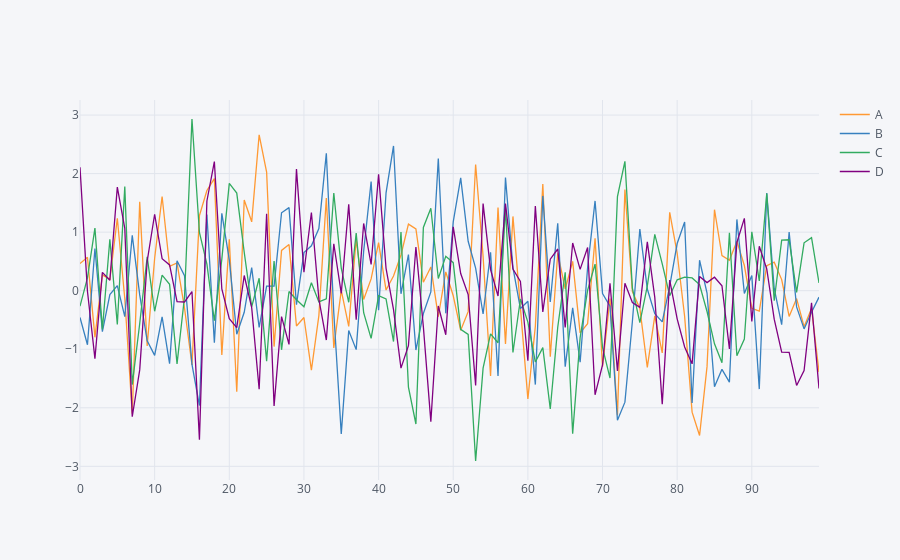

Write notebook code for a chart like this one.
### Code cell
df.iplot()
#iplot using plotly
